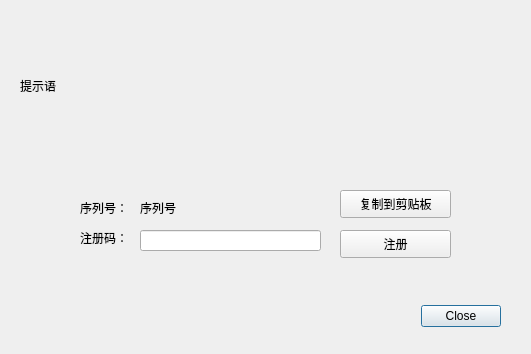
<?xml version="1.0" encoding="UTF-8"?>
<ui version="4.0">
 <class>Dialog</class>
 <widget class="QDialog" name="Dialog">
  <property name="geometry">
   <rect>
    <x>0</x>
    <y>0</y>
    <width>531</width>
    <height>354</height>
   </rect>
  </property>
  <property name="windowTitle">
   <string>注册</string>
  </property>
  <widget class="QDialogButtonBox" name="buttonBox">
   <property name="geometry">
    <rect>
     <x>410</x>
     <y>300</y>
     <width>91</width>
     <height>32</height>
    </rect>
   </property>
   <property name="orientation">
    <enum>Qt::Horizontal</enum>
   </property>
   <property name="standardButtons">
    <set>QDialogButtonBox::Close</set>
   </property>
  </widget>
  <widget class="QLineEdit" name="lineEdit_register">
   <property name="geometry">
    <rect>
     <x>140</x>
     <y>230</y>
     <width>181</width>
     <height>21</height>
    </rect>
   </property>
  </widget>
  <widget class="QLabel" name="label">
   <property name="geometry">
    <rect>
     <x>20</x>
     <y>30</y>
     <width>481</width>
     <height>111</height>
    </rect>
   </property>
   <property name="text">
    <string>提示语</string>
   </property>
  </widget>
  <widget class="QLabel" name="label_serial">
   <property name="geometry">
    <rect>
     <x>140</x>
     <y>200</y>
     <width>181</width>
     <height>16</height>
    </rect>
   </property>
   <property name="text">
    <string>序列号</string>
   </property>
  </widget>
  <widget class="QPushButton" name="pushButtoncopy">
   <property name="geometry">
    <rect>
     <x>340</x>
     <y>190</y>
     <width>111</width>
     <height>28</height>
    </rect>
   </property>
   <property name="text">
    <string>复制到剪贴板</string>
   </property>
  </widget>
  <widget class="QPushButton" name="pushButton_registe">
   <property name="geometry">
    <rect>
     <x>340</x>
     <y>230</y>
     <width>111</width>
     <height>28</height>
    </rect>
   </property>
   <property name="text">
    <string>注册</string>
   </property>
  </widget>
  <widget class="QLabel" name="label_2">
   <property name="geometry">
    <rect>
     <x>80</x>
     <y>200</y>
     <width>51</width>
     <height>16</height>
    </rect>
   </property>
   <property name="text">
    <string>序列号：</string>
   </property>
  </widget>
  <widget class="QLabel" name="label_3">
   <property name="geometry">
    <rect>
     <x>80</x>
     <y>230</y>
     <width>51</width>
     <height>16</height>
    </rect>
   </property>
   <property name="text">
    <string>注册码：</string>
   </property>
  </widget>
 </widget>
 <resources/>
 <connections>
  <connection>
   <sender>pushButton_registe</sender>
   <signal>clicked()</signal>
   <receiver>Dialog</receiver>
   <slot>registe()</slot>
   <hints>
    <hint type="sourcelabel">
     <x>367</x>
     <y>175</y>
    </hint>
    <hint type="destinationlabel">
     <x>395</x>
     <y>212</y>
    </hint>
   </hints>
  </connection>
  <connection>
   <sender>pushButtoncopy</sender>
   <signal>clicked()</signal>
   <receiver>Dialog</receiver>
   <slot>cptoClipboard()</slot>
   <hints>
    <hint type="sourcelabel">
     <x>331</x>
     <y>118</y>
    </hint>
    <hint type="destinationlabel">
     <x>376</x>
     <y>61</y>
    </hint>
   </hints>
  </connection>
 </connections>
 <slots>
  <slot>registe()</slot>
  <slot>cptoClipboard()</slot>
 </slots>
</ui>
